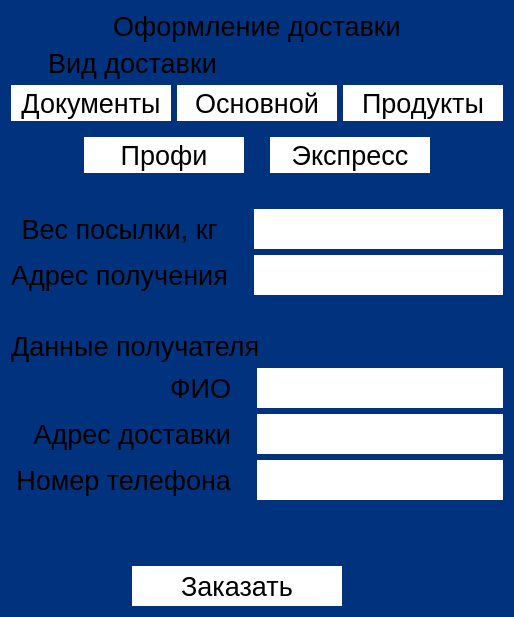
      <widget class="QWidget" name="tab">
       <property name="styleSheet">
        <string notr="true">QWidget
{
background-color: #01327D;
border-style: none;
}</string>
       </property>
       <attribute name="title">
        <string>User</string>
       </attribute>
       <layout class="QGridLayout" name="gridLayout_4">
        <item row="4" column="0" colspan="2">
         <layout class="QGridLayout" name="gridLayout_6">
          <item row="1" column="2">
           <widget class="QLineEdit" name="your_address">
            <property name="minimumSize">
             <size>
              <width>225</width>
              <height>40</height>
             </size>
            </property>
            <property name="font">
             <font>
              <pointsize>16</pointsize>
             </font>
            </property>
            <property name="styleSheet">
             <string notr="true">QLineEdit
{
background-color: white;
}</string>
            </property>
           </widget>
          </item>
          <item row="0" column="2">
           <widget class="QLineEdit" name="weight">
            <property name="minimumSize">
             <size>
              <width>225</width>
              <height>40</height>
             </size>
            </property>
            <property name="font">
             <font>
              <pointsize>16</pointsize>
             </font>
            </property>
            <property name="styleSheet">
             <string notr="true">QLineEdit
{
background-color: white;
}</string>
            </property>
           </widget>
          </item>
          <item row="0" column="0">
           <widget class="QLabel" name="label_3">
            <property name="minimumSize">
             <size>
              <width>200</width>
              <height>0</height>
             </size>
            </property>
            <property name="font">
             <font>
              <pointsize>20</pointsize>
             </font>
            </property>
            <property name="text">
             <string>Вес посылки, кг</string>
            </property>
            <property name="alignment">
             <set>Qt::AlignmentFlag::AlignCenter</set>
            </property>
           </widget>
          </item>
          <item row="1" column="0">
           <widget class="QLabel" name="label_4">
            <property name="minimumSize">
             <size>
              <width>200</width>
              <height>0</height>
             </size>
            </property>
            <property name="font">
             <font>
              <pointsize>20</pointsize>
             </font>
            </property>
            <property name="text">
             <string>Адрес получения</string>
            </property>
            <property name="alignment">
             <set>Qt::AlignmentFlag::AlignCenter</set>
            </property>
           </widget>
          </item>
          <item row="1" column="1">
           <spacer name="horizontalSpacer_8">
            <property name="orientation">
             <enum>Qt::Orientation::Horizontal</enum>
            </property>
            <property name="sizeType">
             <enum>QSizePolicy::Policy::Fixed</enum>
            </property>
            <property name="sizeHint" stdset="0">
             <size>
              <width>20</width>
              <height>20</height>
             </size>
            </property>
           </spacer>
          </item>
          <item row="0" column="1">
           <spacer name="horizontalSpacer_7">
            <property name="orientation">
             <enum>Qt::Orientation::Horizontal</enum>
            </property>
            <property name="sizeType">
             <enum>QSizePolicy::Policy::Fixed</enum>
            </property>
            <property name="sizeHint" stdset="0">
             <size>
              <width>20</width>
              <height>20</height>
             </size>
            </property>
           </spacer>
          </item>
         </layout>
        </item>
        <item row="5" column="0" colspan="2">
         <spacer name="verticalSpacer_7">
          <property name="orientation">
           <enum>Qt::Orientation::Vertical</enum>
          </property>
          <property name="sizeType">
           <enum>QSizePolicy::Policy::Preferred</enum>
          </property>
          <property name="sizeHint" stdset="0">
           <size>
            <width>20</width>
            <height>30</height>
           </size>
          </property>
         </spacer>
        </item>
        <item row="0" column="0" colspan="2">
         <widget class="QLabel" name="label">
          <property name="font">
           <font>
            <pointsize>20</pointsize>
           </font>
          </property>
          <property name="text">
           <string>Оформление доставки</string>
          </property>
          <property name="alignment">
           <set>Qt::AlignmentFlag::AlignCenter</set>
          </property>
         </widget>
        </item>
        <item row="10" column="0" colspan="2">
         <layout class="QHBoxLayout" name="horizontalLayout_3">
          <item>
           <widget class="QPushButton" name="enterOrder">
            <property name="minimumSize">
             <size>
              <width>209</width>
              <height>40</height>
             </size>
            </property>
            <property name="maximumSize">
             <size>
              <width>210</width>
              <height>45</height>
             </size>
            </property>
            <property name="font">
             <font>
              <pointsize>20</pointsize>
             </font>
            </property>
            <property name="styleSheet">
             <string notr="true">QPushButton
{
background-color: white;
color: black;
}</string>
            </property>
            <property name="text">
             <string>Заказать</string>
            </property>
           </widget>
          </item>
          <item>
           <spacer name="horizontalSpacer_9">
            <property name="orientation">
             <enum>Qt::Orientation::Horizontal</enum>
            </property>
            <property name="sizeType">
             <enum>QSizePolicy::Policy::Preferred</enum>
            </property>
            <property name="sizeHint" stdset="0">
             <size>
              <width>40</width>
              <height>20</height>
             </size>
            </property>
           </spacer>
          </item>
         </layout>
        </item>
        <item row="6" column="0" colspan="2">
         <widget class="QLabel" name="label_5">
          <property name="font">
           <font>
            <pointsize>20</pointsize>
           </font>
          </property>
          <property name="text">
           <string>Данные получателя</string>
          </property>
          <property name="alignment">
           <set>Qt::AlignmentFlag::AlignLeading|Qt::AlignmentFlag::AlignLeft|Qt::AlignmentFlag::AlignVCenter</set>
          </property>
         </widget>
        </item>
        <item row="2" column="0" colspan="2">
         <layout class="QGridLayout" name="gridLayout_3">
          <item row="3" column="1">
           <spacer name="verticalSpacer_6">
            <property name="orientation">
             <enum>Qt::Orientation::Vertical</enum>
            </property>
            <property name="sizeType">
             <enum>QSizePolicy::Policy::Fixed</enum>
            </property>
            <property name="sizeHint" stdset="0">
             <size>
              <width>20</width>
              <height>10</height>
             </size>
            </property>
           </spacer>
          </item>
          <item row="2" column="2">
           <widget class="QPushButton" name="products">
            <property name="minimumSize">
             <size>
              <width>160</width>
              <height>36</height>
             </size>
            </property>
            <property name="maximumSize">
             <size>
              <width>160</width>
              <height>36</height>
             </size>
            </property>
            <property name="font">
             <font>
              <pointsize>20</pointsize>
             </font>
            </property>
            <property name="styleSheet">
             <string notr="true">QPushButton
{
background-color: white;
color: black;
}</string>
            </property>
            <property name="text">
             <string>Продукты</string>
            </property>
           </widget>
          </item>
          <item row="4" column="0" colspan="3">
           <layout class="QHBoxLayout" name="horizontalLayout_2">
            <item>
             <spacer name="horizontalSpacer">
              <property name="orientation">
               <enum>Qt::Orientation::Horizontal</enum>
              </property>
              <property name="sizeHint" stdset="0">
               <size>
                <width>40</width>
                <height>20</height>
               </size>
              </property>
             </spacer>
            </item>
            <item>
             <widget class="QPushButton" name="profi">
              <property name="minimumSize">
               <size>
                <width>160</width>
                <height>36</height>
               </size>
              </property>
              <property name="maximumSize">
               <size>
                <width>160</width>
                <height>36</height>
               </size>
              </property>
              <property name="font">
               <font>
                <pointsize>20</pointsize>
               </font>
              </property>
              <property name="styleSheet">
               <string notr="true">QPushButton
{
background-color: white;
color: black;
border-radius: 20px;
}</string>
              </property>
              <property name="text">
               <string>Профи</string>
              </property>
             </widget>
            </item>
            <item>
             <spacer name="horizontalSpacer_3">
              <property name="orientation">
               <enum>Qt::Orientation::Horizontal</enum>
              </property>
              <property name="sizeType">
               <enum>QSizePolicy::Policy::Minimum</enum>
              </property>
              <property name="sizeHint" stdset="0">
               <size>
                <width>20</width>
                <height>20</height>
               </size>
              </property>
             </spacer>
            </item>
            <item>
             <widget class="QPushButton" name="express">
              <property name="minimumSize">
               <size>
                <width>160</width>
                <height>36</height>
               </size>
              </property>
              <property name="maximumSize">
               <size>
                <width>160</width>
                <height>36</height>
               </size>
              </property>
              <property name="font">
               <font>
                <pointsize>20</pointsize>
               </font>
              </property>
              <property name="styleSheet">
               <string notr="true">QPushButton
{
background-color: white;
color: black;
}</string>
              </property>
              <property name="text">
               <string>Экспресс</string>
              </property>
             </widget>
            </item>
            <item>
             <spacer name="horizontalSpacer_2">
              <property name="orientation">
               <enum>Qt::Orientation::Horizontal</enum>
              </property>
              <property name="sizeHint" stdset="0">
               <size>
                <width>40</width>
                <height>20</height>
               </size>
              </property>
             </spacer>
            </item>
           </layout>
          </item>
          <item row="2" column="1">
           <widget class="QPushButton" name="base">
            <property name="minimumSize">
             <size>
              <width>160</width>
              <height>36</height>
             </size>
            </property>
            <property name="maximumSize">
             <size>
              <width>160</width>
              <height>36</height>
             </size>
            </property>
            <property name="font">
             <font>
              <pointsize>20</pointsize>
             </font>
            </property>
            <property name="styleSheet">
             <string notr="true">QPushButton
{
background-color: white;
color: black;
}</string>
            </property>
            <property name="text">
             <string>Основной</string>
            </property>
           </widget>
          </item>
          <item row="2" column="0">
           <widget class="QPushButton" name="documents">
            <property name="minimumSize">
             <size>
              <width>160</width>
              <height>36</height>
             </size>
            </property>
            <property name="maximumSize">
             <size>
              <width>160</width>
              <height>36</height>
             </size>
            </property>
            <property name="font">
             <font>
              <pointsize>20</pointsize>
             </font>
            </property>
            <property name="styleSheet">
             <string notr="true">QPushButton
{
background-color: white;
color: black;
}</string>
            </property>
            <property name="text">
             <string>Документы</string>
            </property>
           </widget>
          </item>
         </layout>
        </item>
        <item row="7" column="0" colspan="2">
         <layout class="QGridLayout" name="gridLayout_5">
          <item row="2" column="0">
           <widget class="QLabel" name="label_8">
            <property name="minimumSize">
             <size>
              <width>220</width>
              <height>0</height>
             </size>
            </property>
            <property name="font">
             <font>
              <pointsize>20</pointsize>
             </font>
            </property>
            <property name="text">
             <string>Номер телефона</string>
            </property>
            <property name="alignment">
             <set>Qt::AlignmentFlag::AlignRight|Qt::AlignmentFlag::AlignTrailing|Qt::AlignmentFlag::AlignVCenter</set>
            </property>
           </widget>
          </item>
          <item row="0" column="0">
           <widget class="QLabel" name="label_7">
            <property name="minimumSize">
             <size>
              <width>220</width>
              <height>0</height>
             </size>
            </property>
            <property name="font">
             <font>
              <pointsize>20</pointsize>
             </font>
            </property>
            <property name="text">
             <string>ФИО</string>
            </property>
            <property name="alignment">
             <set>Qt::AlignmentFlag::AlignRight|Qt::AlignmentFlag::AlignTrailing|Qt::AlignmentFlag::AlignVCenter</set>
            </property>
           </widget>
          </item>
          <item row="1" column="0">
           <widget class="QLabel" name="label_6">
            <property name="minimumSize">
             <size>
              <width>220</width>
              <height>0</height>
             </size>
            </property>
            <property name="font">
             <font>
              <pointsize>20</pointsize>
             </font>
            </property>
            <property name="text">
             <string>Адрес доставки</string>
            </property>
            <property name="alignment">
             <set>Qt::AlignmentFlag::AlignRight|Qt::AlignmentFlag::AlignTrailing|Qt::AlignmentFlag::AlignVCenter</set>
            </property>
           </widget>
          </item>
          <item row="0" column="1">
           <spacer name="horizontalSpacer_4">
            <property name="orientation">
             <enum>Qt::Orientation::Horizontal</enum>
            </property>
            <property name="sizeType">
             <enum>QSizePolicy::Policy::Fixed</enum>
            </property>
            <property name="sizeHint" stdset="0">
             <size>
              <width>20</width>
              <height>20</height>
             </size>
            </property>
           </spacer>
          </item>
          <item row="1" column="1">
           <spacer name="horizontalSpacer_5">
            <property name="orientation">
             <enum>Qt::Orientation::Horizontal</enum>
            </property>
            <property name="sizeType">
             <enum>QSizePolicy::Policy::Fixed</enum>
            </property>
            <property name="sizeHint" stdset="0">
             <size>
              <width>20</width>
              <height>10</height>
             </size>
            </property>
           </spacer>
          </item>
          <item row="1" column="2">
           <widget class="QLineEdit" name="Address">
            <property name="minimumSize">
             <size>
              <width>225</width>
              <height>40</height>
             </size>
            </property>
            <property name="font">
             <font>
              <pointsize>16</pointsize>
             </font>
            </property>
            <property name="styleSheet">
             <string notr="true">QLineEdit
{
background-color: white;
}</string>
            </property>
           </widget>
          </item>
          <item row="2" column="2">
           <widget class="QLineEdit" name="telephone">
            <property name="minimumSize">
             <size>
              <width>225</width>
              <height>40</height>
             </size>
            </property>
            <property name="font">
             <font>
              <pointsize>16</pointsize>
             </font>
            </property>
            <property name="styleSheet">
             <string notr="true">QLineEdit
{
background-color: white;
}</string>
            </property>
           </widget>
          </item>
          <item row="0" column="2">
           <widget class="QLineEdit" name="FIO">
            <property name="minimumSize">
             <size>
              <width>225</width>
              <height>40</height>
             </size>
            </property>
            <property name="font">
             <font>
              <pointsize>16</pointsize>
             </font>
            </property>
            <property name="styleSheet">
             <string notr="true">QLineEdit
{
background-color: white;
}</string>
            </property>
           </widget>
          </item>
          <item row="2" column="1">
           <spacer name="horizontalSpacer_6">
            <property name="orientation">
             <enum>Qt::Orientation::Horizontal</enum>
            </property>
            <property name="sizeType">
             <enum>QSizePolicy::Policy::Fixed</enum>
            </property>
            <property name="sizeHint" stdset="0">
             <size>
              <width>20</width>
              <height>20</height>
             </size>
            </property>
           </spacer>
          </item>
         </layout>
        </item>
        <item row="1" column="0">
         <widget class="QLabel" name="label_2">
          <property name="font">
           <font>
            <pointsize>20</pointsize>
           </font>
          </property>
          <property name="text">
           <string>Вид доставки</string>
          </property>
          <property name="alignment">
           <set>Qt::AlignmentFlag::AlignCenter</set>
          </property>
         </widget>
        </item>
        <item row="3" column="0" colspan="2">
         <spacer name="verticalSpacer_5">
          <property name="orientation">
           <enum>Qt::Orientation::Vertical</enum>
          </property>
          <property name="sizeType">
           <enum>QSizePolicy::Policy::Preferred</enum>
          </property>
          <property name="sizeHint" stdset="0">
           <size>
            <width>20</width>
            <height>30</height>
           </size>
          </property>
         </spacer>
        </item>
        <item row="9" column="0" colspan="2">
         <spacer name="verticalSpacer_21">
          <property name="orientation">
           <enum>Qt::Orientation::Vertical</enum>
          </property>
          <property name="sizeType">
           <enum>QSizePolicy::Policy::Fixed</enum>
          </property>
          <property name="sizeHint" stdset="0">
           <size>
            <width>20</width>
            <height>60</height>
           </size>
          </property>
         </spacer>
        </item>
       </layout>
      </widget>
